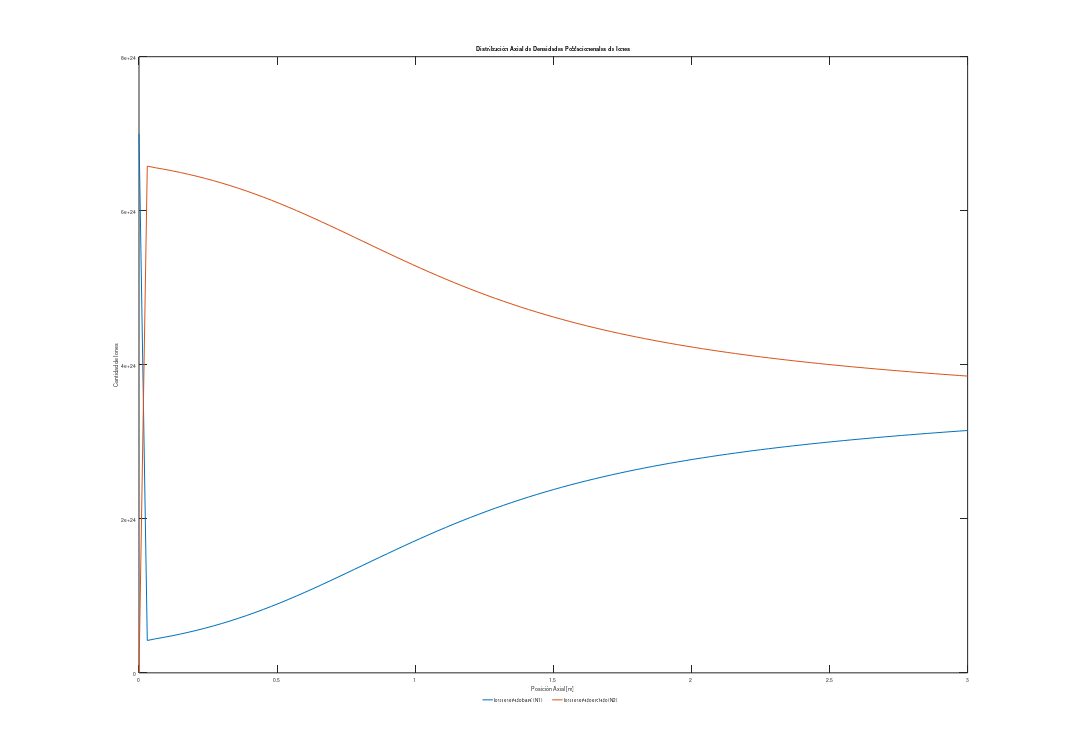

Reproduce this figure in MATLAB.
clear all; close all; clc

set( gcf,'PaperSize',[29.7 21.0], 'PaperPosition',[0 0 29.7 21.0])
% SAVE:
% print -dpdf 'NAME'

% DAT = [lambdas Gain01 lambdas Gain11a frecuencias NF01 NF11a];
load("MatlabSigGains.mat")
load("ModeGainsandNFs.mat")
load("AmplifiedSignals.mat");
load('MatlabEDFA_Pump01.mat');
load('MatlabS01.mat') ; load('MatlabS11_a.mat');

%% GANANCIAS

% figure(1)

% plot(DAT(:,1).*1e9,DAT(:,2), "DisplayName","LP01 - Simulador Matlab" , Color= '#0072BD') ; hold on
% plot(AmplifiedSignals(:,3),fliplr(ModeGainsandNFs(:,2)),"DisplayName","LP01 - VPIPhotonics" , LineStyle="--", Color= '#0072BD' ) ; 
% plot(DAT(:,1).*1e9,DAT(:,4),  "DisplayName","LP11a - Simulador Matlab", "Color", '#D95319' )
% plot(AmplifiedSignals(:,1),fliplr(ModeGainsandNFs(:,6)),"DisplayName","LP11a - VPIPhotonics", LineStyle="--" , Color='#D95319') 
% xlabel('Longitud de Onda [nm]') ; ylabel('Magnitud [dB]') ; title("Ganancia EDFA con Bombeo en LP01") ; 
% legend('Location', 'southoutside','Orientation','horizontal','Box','off')
% 
% DG01 =  abs(DAT(:,2) - fliplr(ModeGainsandNFs(:,2))) ;
% DG11 = abs(DAT(:,4) - fliplr(ModeGainsandNFs(:,6))) ;
%     % Diferencia de Ganancias
% yyaxis right
% ylabel('Diferencia de Ganancias')
% plot(DAT(:,1).*1e9 , DG01 ,  "-o" , DisplayName = "DG - LP01" , Color='#0072BD')
% plot(DAT(:,1).*1e9 , DG11 ,  "-o" , DisplayName = "DG - LP11a" , Color='#D95319')
% ylim([0, 2]) ; grid minor
% 



%% NOISE FIGURE
% figure(2)
% 
% plot(DAT(:,1).*1e9,DAT(:,6), "DisplayName","LP01 - Simulador" , Color= '#0072BD') ; 
% hold on
% plot(AmplifiedSignals(:,1),fliplr(ModeGainsandNFs(:,4)),"DisplayName","LP01 - VPIPhotonics" , LineStyle="--", Color= '#0072BD' ) ; 
% plot(DAT(:,1).*1e9,DAT(:,7),  "DisplayName","LP11a - Simulador", "Color", '#D95319' )
% plot(AmplifiedSignals(:,1),fliplr(ModeGainsandNFs(:,8)),"DisplayName","LP11a - VPIPhotonics", LineStyle="--" , Color='#D95319') 
% xlabel('Longitud de Onda [nm]') ; ylabel('Noise Figure [dB]') ; title("Comparación de NF obtenidas mediante Simulador y VPIphotonics") ; 
% legend('Location', 'southoutside','Orientation','horizontal','Box','off')



% VPISignal(end,1) = VPISignal(end,1)/1e10;
% zVPI = VPISignal(:,1);
% %lambda = DAT(1,1);  % ORDENADOS DE MAYOR A MENOR, IGUAL QE LOS DE VPISIGNAL
% 
% 
% colors = ["#0072BD" , "#D95319" , "#EDB120" , "#7E2F8E" , "#77AC30" , "#4DBEEE" , "#A2142F"];
% 
% for i = 0
%     lambda = DAT(1+i,1);
%     plot(z,S01(1+i,:), "DisplayName",strcat("LP01 - Simulador @", int2str(lambda*1e9) , "nm"), Color= colors(i+1)) ; 
%     hold on
%     plot(zVPI,VPISignal_01(:,1+i),"DisplayName",strcat("LP01 - VPIPhotonics",int2str(lambda*1e9) , "nm" ) , LineStyle="--", Color= colors(i+1) ) ;
% end
% %plot(DAT(:,1).*1e9,DAT(:,7),  "DisplayName","LP11a - Simulador", "Color", '#D95319' )
% %plot(AmplifiedSignals(:,1),fliplr(ModeGainsandNFs(:,8)),"DisplayName","LP11a - VPIPhotonics", LineStyle="--" , Color='#D95319') 
% xlabel('Posición en EDFA [m]') ; ylabel('Potencia [dBm]') ; title("Comparación de Evolución Potencias obtenidas mediante Simulador y VPIphotonics") ; 
% legend('Location', 'southoutside','Orientation','horizontal','Box','off')


%% Propagación

load('VPI_EDFAmm_axialdist.mat') % Bombeo LP01


%               Propagación SEÑAL LP01
% figure(3)

% z = linspace(0,3,length(S01(1,:)));
% zvpi = linspace(0,3,length(vpiedfamm.axialdist.Sig.LP_01(:,1)));
% 
% 
% for i=0:6
%     plot(z , EDFA.Nucleo1.signal.Potencia_dBm.LP_01(1+3*i,:) , "DisplayName", strcat(int2str(DAT(1+3*i,1)*1e9) , " nm")) ; hold on
%     % plot(z , S01(2,:)) 
%     % plot(z , S01(3,:)) 
% end
% set(gca,'ColorOrderIndex',1)
% for i=0:6
%     plot(zvpi , vpiedfamm.axialdist.Sig.LP_01(:,1+3*i) , "DisplayName", strcat(int2str(DAT(1+3*i,1)*1e9) , " nm") , LineStyle="--" )
%     % plot(zvpi , vpiedfamm.axialdist.Sig.LP_01(:,2) , LineStyle="--")
%     % plot(zvpi , vpiedfamm.axialdist.Sig.LP_01(:,3) , LineStyle="--")
% end
% legend('Location', 'southoutside','Orientation','horizontal','Box','off', "NumColumns" , 7)
% xlabel('Posición Axial [m]') ; ylabel('Potencia [dBm]'); title('Distribución Axial de la Potencia de Señal LP01')


%               Propagacion SEÑAL LP11

% z = linspace(0,3,length(S01(1,:)));
% zvpi = linspace(0,3,length(vpiedfamm.axialdist.Sig.LP_01(:,1)));
% 
% 
% for i=0:6
%     plot(z , EDFA.Nucleo1.signal.Potencia_dBm.LP_11_a(1+3*i,:) , "DisplayName", strcat(int2str(DAT(1+3*i,1)*1e9) , " nm")) ; hold on
%     % plot(z , S01(2,:)) 
%     % plot(z , S01(3,:)) 
% end
% set(gca,'ColorOrderIndex',1)
% for i=0:6
%     plot(zvpi , vpiedfamm.axialdist.Sig.LP_11a(:,1+3*i) , "DisplayName", strcat(int2str(DAT(1+3*i,1)*1e9) , " nm") , LineStyle="--" )
%     % plot(zvpi , vpiedfamm.axialdist.Sig.LP_01(:,2) , LineStyle="--")
%     % plot(zvpi , vpiedfamm.axialdist.Sig.LP_01(:,3) , LineStyle="--")
% end
% legend('Location', 'southoutside','Orientation','horizontal','Box','off', "NumColumns" , 7)
% xlabel('Posición Axial [m]') ; ylabel('Potencia [dBm]'); title('Distribución Axial de la Potencia de Señal LP11a')


%               Propagación Bombeo

% z = linspace(0,3,length(S01(1,:)));
% zvpi = linspace(0,3,length(vpiedfamm.axialdist.Sig.LP_01(:,1)));
% 
% 
% plot(z , EDFA.Nucleo1.pump.Potencia_dBm.LP_01(1,:) , "DisplayName", "Matlab") ; hold on
% 
% plot(zvpi , vpiedfamm.axialdist.Pump(:,1) , "DisplayName", "VPIphotonics" )% ,LineStyle="--" )
% 
% 
% legend('Location', 'southoutside','Orientation','horizontal','Box','off', "NumColumns" , 7)
% xlabel('Posición Axial [m]') ; ylabel('Potencia [dBm]'); title('Distribución Axial de la Potencia de Bombeo LP01')


%% %               Propagación ASE , OSNR , NF
vpiasePos = [7 , 10 , 13, 17, 20, 22, 25];

Pan = EDFA.Nucleo1.Pan;
Pap = EDFA.Nucleo1.Pap;
z = linspace(0,3,length(S01(1,:)));
zvpi = linspace(0,3,length(vpiedfamm.axialdist.Sig.LP_01(:,1)));

% % % % ASE+ Matlab

% for i=0:6
%     plot(z , Pap.LP_01(1+3*i,:) , "DisplayName", strcat(int2str(DAT(1+3*i,1)*1e9) , " nm")) ; hold on
% end
% % ASE+ VPI
% 
% set(gca,'ColorOrderIndex',1)
% for i=1:length(vpiasePos)
%     plot(zvpi , vpiedfamm.axialdist.ASE.LP_01(:,vpiasePos(i)) , "DisplayName", strcat(int2str(vpiedfamm.ASElam(1,vpiasePos(i))*1e9) , " nm") , LineStyle="--" )
% end
% 
% legend('Location', 'southoutside','Orientation','horizontal','Box','off', "NumColumns" , 7)
% xlabel('Posición Axial [m]') ; ylabel('Potencia [dBm]'); title('Distribución Axial de la Potencia de Ruido ASE+ en modo LP01')
% ylim([-100 -10])
% 
% maxAseDif = -100000;
% for i = 0:6
%     if maxAseDif < abs( Pap.LP_01(1+3*i,end) - vpiedfamm.axialdist.ASE.LP_01(end,vpiasePos(i+1)) )
%         maxAseDif = abs( Pap.LP_01(1+3*i,end) - vpiedfamm.axialdist.ASE.LP_01(end,vpiasePos(i+1)) ) ;
%         maxdiffLambda = (DAT(1+3*i,1)*1e9);
%     end
% end
%dB
% for i = 0:6
%     if maxAseDif < abs( 1e-3*10.^(Pap.LP_01(1+3*i,end)) - 1e-3*10.^(vpiedfamm.axialdist.ASE.LP_01(end,vpiasePos(i+1))) )
%         maxAseDifdB = 10*log10( abs( 1e-3*10.^(Pap.LP_01(1+3*i,end)) - 1e-3*10.^(vpiedfamm.axialdist.ASE.LP_01(end,vpiasePos(i+1))) )/1e3) ;
%         maxdiffLambda = (DAT(1+3*i,1)*1e9);
%     end
% end

    % LP11a

% for i=0:6
%     plot(z , Pap.LP_11_a(1+3*i,:) , "DisplayName", strcat(int2str(DAT(1+3*i,1)*1e9) , " nm")) ; hold on
% end
% % ASE+ VPI
% 
% set(gca,'ColorOrderIndex',1)
% for i=1:length(vpiasePos)
%     plot(zvpi , vpiedfamm.axialdist.ASE.LP_11a(:,vpiasePos(i)) , "DisplayName", strcat(int2str(vpiedfamm.ASElam(1,vpiasePos(i))*1e9) , " nm") , LineStyle="--" )
% end
% 
% legend('Location', 'southoutside','Orientation','horizontal','Box','off', "NumColumns" , 7)
% xlabel('Posición Axial [m]') ; ylabel('Potencia [dBm]'); title('Distribución Axial de la Potencia de Ruido ASE+ en modo LP11a')
% ylim([-100 -10])
% 
% maxAseDif = -100000;
% for i = 0:6
%     if maxAseDif < abs( Pap.LP_11_a(1+3*i,end) - vpiedfamm.axialdist.ASE.LP_11a(end,vpiasePos(i+1)) )
%         maxAseDif = abs( Pap.LP_11_a(1+3*i,end) - vpiedfamm.axialdist.ASE.LP_11a(end,vpiasePos(i+1)) ) ;
%         maxdiffLambda = (DAT(1+3*i,1)*1e9);
%     end
% end

%               Propagación ASE + -

Pan = EDFA.Nucleo1.Pan;
Pap = EDFA.Nucleo1.Pap;
Pase = EDFA.Nucleo1.Pase;

z = linspace(0,3,length(S01(1,:)));
zvpi = linspace(0,3,length(vpiedfamm.axialdist.Sig.LP_01(:,1)));

% %%    LP01
% ASE+ Matlab
% for i=0:6
%     plot(z , Pap.LP_01(1+3*i,:) , "DisplayName", strcat(int2str(DAT(1+3*i,1)*1e9) , " nm")) ; hold on
% end
% 
% % ASE- Matlab
% set(gca,'ColorOrderIndex',1,'FontSize',8)
% for i=0:6
%     plot(z , Pan.LP_01(1+3*i,:) , "DisplayName", strcat(int2str(DAT(1+3*i,1)*1e9) , " nm") ) ; hold on
% end
% 
% legend('Location', 'southoutside','Orientation','horizontal','Box','off', "NumColumns" , 7,'FontSize',9)
% xlabel('Posición Axial [m]','FontSize',14) ; ylabel('Potencia [dBm]','FontSize',14); title('Distribución Axial de Ruido ASE Total en modo LP01','FontSize',14)
% ylim([-100 -10])

% %%    LP11a

% for i=0:6
%     plot(z , Pap.LP_11_a(1+3*i,:) , "DisplayName", strcat(int2str(DAT(1+3*i,1)*1e9) , " nm")) ; hold on
% end
% 
% % ASE- Matlab
% set(gca,'ColorOrderIndex',1,'FontSize',8)
% for i=0:6
%     plot(z , Pan.LP_11_a(1+3*i,:) , "DisplayName", strcat(int2str(DAT(1+3*i,1)*1e9) , " nm") ) ; hold on
% end
% 
% legend('Location', 'southoutside','Orientation','horizontal','Box','on', "NumColumns" , 7,'FontSize',9)
% xlabel('Posición Axial [m]','FontSize',14) ; ylabel('Potencia [dBm]','FontSize',14); title('Distribución Axial de Ruido ASE Total en modo LP11a','FontSize',14)
% ylim([-100 -10])




% % % NF Y OSNR
% 
% Pan = EDFA.Nucleo1.Pan;
% Pap = EDFA.Nucleo1.Pap;
% Pase = EDFA.Nucleo1.Pase;
% 
% Osnr01Matlab = EDFA.Nucleo1.signal.Potencia_dBm.LP_01 - Pap.LP_01;
% NF01Matlab = Osnr01Matlab(:,2) - Osnr01Matlab(:,end);
% Osnr11aMatlab = EDFA.Nucleo1.signal.Potencia_dBm.LP_11_a - Pap.LP_11_a;
% NF11aMatlab = Osnr11aMatlab(:,2) - Osnr11aMatlab(:,end);
% 
% 
% for i=7:26
%     Osnr01VPI(:,i-6) = vpiedfamm.axialdist.Sig.LP_01(:,i-6) - vpiedfamm.axialdist.ASE.LP_01(:,i);
%     Osnr11aVPI(:,i-6) = vpiedfamm.axialdist.Sig.LP_11a(:,i-6) - vpiedfamm.axialdist.ASE.LP_11a(:,i);
% end
% NF01VPI = Osnr01VPI(2,:) - Osnr01VPI(end,:);
% NF11aVPI = Osnr11aVPI(2,:) - Osnr11aVPI(end,:);
% 
% plot(DAT(:,1).*1e9 , NF01Matlab , "DisplayName" , "Matlab LP01" ) , hold on
% plot(DAT(:,1).*1e9 , NF11aMatlab , "DisplayName" , "MatlabLP11a" )
% 
% set(gca,'ColorOrderIndex',1)
% 
% plot(vpiedfamm.SigLam.*1e9 , NF01VPI , "DisplayName" , "VPIphotonics LP01" , LineStyle="--"  )
% plot(vpiedfamm.SigLam.*1e9 , NF11aVPI , "DisplayName" , "VPIphotonics LP11a" , LineStyle="--"  )
% 
% legend('Location', 'southoutside','Orientation','horizontal','Box','off', "NumColumns" , 2)
% xlabel('Longitud de Onda [nm]') ; ylabel('NF [dB]'); title('Figura de Ruido')
% ylim([8 15])
% 
% max(abs(NF01VPI' - NF01Matlab))
% max(abs(NF11aVPI' - NF11aMatlab))




%% N1 y N2

plot(z,EDFA.Nucleo1.N1 , "DisplayName" , "Iones en estado basal (N1)") ; hold on
plot(z,EDFA.Nucleo1.N2 , "DisplayName" , "Iones en estado excitado (N2)")

legend('Location', 'southoutside','Orientation','horizontal','Box','off', "NumColumns" , 1)
xlabel('Posición Axial [m]') ; ylabel('Cantidad de Iones'); title('Distribución Axial de Densidades Poblacionenales de Iones')
% print -dpdf 'PoblacionIonesPump01'

%% Cargar resultado vpi.. desde columna ec
% VPISignal = resultadovpipropagacionaxial;
% 
% for i=0:19
%     VPISignal_01(:,i+1) = VPISignal(:,2+4*i)/10e13;
%     VPISignal_11a(:,i+1) = VPISignal(:,4+4*i)/10e13;
% end
% VPISignal_01([1,2],:) = VPISignal_01([1,2],:).*10e13;
% VPISignal_11a([1,2],:) = VPISignal_11a([1,2],:).*10e13;
